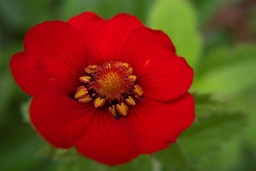
#> input picture tp1/input/photo001.jpg, 256 x 171 px, shrunk from 640 x 427 before the run; its folder holds only this picture in this run
$ jupyter execute --allow-errors tp1.ipynb
#> lines starting #> are read from the running program, lines starting #| are printed output that depends on the picture
#> (reads tp1/input/fcm_dataset.mat from the repository)
[cell 1]
# Imports
from scipy.io import loadmat
import pandas as pd
import numpy as np
import copy
from functools import reduce
import plotly.graph_objects as go
from plotly.subplots import make_subplots
import cv2

[cell 2]
# Fuzzy mountain algorithm an utility functions
def fuzzyMountain(data, nClusters, radiusA):
    data = formatData(data)

    xColumns = data.columns
    normalizedData = normalize(data)
    centroids = pd.DataFrame(columns=xColumns)

    densities = calculateDensities(data, radiusA)

    maxDensityPoint, maxDensity = getMaxDensityPointAndValue(
        normalizedData, densities)

    centroids = centroids.append(maxDensityPoint)

    radiusB = 1.5*radiusA
    for _ in range(nClusters-1):
        densities = updateDensities(
            normalizedData,
            densities,
            maxDensityPoint,
            maxDensity,
            radiusB
        )
        maxDensityPoint, maxDensity = getMaxDensityPointAndValue(
            normalizedData,
            densities
        )

        centroids = centroids.append(maxDensityPoint)

    originalCentroids = centroids.copy()

    for rowLabel, _ in originalCentroids.iterrows():
        originalCentroids.loc[rowLabel] = data.loc[rowLabel]

    return originalCentroids


def normalize(data):
    normalizedData = data.copy(deep=True)

    for col in data:
        minVal = data[col].min()
        maxVal = data[col].max()

        delta = maxVal-minVal

        normalizedData[col] = (normalizedData[col].to_numpy()-minVal)/delta

    return normalizedData


def calculateDensities(data, radius):
#> called with radius = 0.1
    denominator = (radius/2)**2
    nPoints = data.shape[0]

    densities = pd.DataFrame(
        np.zeros((nPoints, 1)),
        columns=["density"]
    )

    for row_label, row in data.iterrows():
        density = np.exp(-(euclNormMatrix(
            (data.loc[:, :] - row)**2)/denominator)).sum()

        densities.loc[row_label, "density"] = density

    return densities


def getMaxDensityPointAndValue(data, densities):
    maxDensityIndex = densities["density"].idxmax()

    maxDensity = densities.loc[maxDensityIndex, "density"]
    point = data.iloc[maxDensityIndex]

    return [point, maxDensity]


# [10 lines left out: function updateDensities, not called in this run]


def formatData(rawData):
    xDimension = rawData.shape[1]
    xColumns = [f'x{i}' for i in range(xDimension)]
    data = pd.DataFrame(rawData, columns=xColumns, copy=True)
    return data


def euclNorm(arr):
    return np.linalg.norm(arr, ord=2)


def euclNormMatrix(matrix):
    matrix = np.array(matrix)
    result = np.zeros(matrix.shape[0])

    for row in matrix.T:
        result += np.sqrt(row**2)

    return np.array(result.T)

[cell 3]
# Fuzzy C-means algorithm and utility functions
def euclNorm(arr):
    return np.linalg.norm(arr, ord=2)


# [6 lines left out: function removeZeros, not called in this run]


def cMeans(data, nClusters, tolerance=1e-15, maxIterations=2, radiusA=0.1, mParam=2):
    xDimension = data.shape[1]
    nRows = data.shape[0]
    xColumns = [f"x{i}" for i in range(xDimension)]
    clusterColumns = [f"k{i}" for i in range(nClusters)]

    dfData = pd.DataFrame(data, columns=xColumns)

    mountainCentroids = fuzzyMountain(data, nClusters, radiusA)
    dfCentroids = pd.DataFrame(
        mountainCentroids.to_numpy(), columns=xColumns, index=clusterColumns,
    )

    for clusterCol in clusterColumns:
        dfData[clusterCol] = 0

    dfData.loc[:, clusterColumns] = np.random.dirichlet(
        np.ones(nClusters), size=(nRows)
    )

    exponent = 2 / (mParam - 1)
    for iterations in range(maxIterations):
        for clusterCol in clusterColumns:
            X = dfData.loc[:, xColumns]
            denominator = np.zeros((nRows, 1))

            for _, centroid in dfCentroids.iterrows():
                tempNum = np.array(
                    list(
                        map(
                            euclNorm,
                            np.array(
                                (X - dfCentroids.loc[clusterCol, xColumns])),
                        )
                    )
                ).reshape((nRows, 1))

                tempDen = (
                    np.array(list(map(euclNorm, np.array((X - centroid)))))
                ).reshape((nRows, 1))

                tempDen = removeZeros(tempDen)

                denominator += (tempNum / tempDen) ** exponent

                denominator = removeZeros(denominator)

            dfData.loc[:, clusterCol] = np.ones((nRows, 1)) / denominator

        previousCentroids = copy.deepcopy(dfCentroids)

        for clusterCol in clusterColumns:
            dfCentroids.loc[clusterCol, :] = [
                [
                    np.dot((dfData[clusterCol] ** mParam), dfData[xCol])
                    for xCol in xColumns
                ]
            ] / (dfData[clusterCol] ** mParam).sum()

        delta = np.array(
            list(
                map(
                    euclNorm,
                    np.array(
                        (
                            dfCentroids.loc[:, xColumns]
                            - previousCentroids.loc[:, xColumns]
                        )
                    ),
                )
            )
        ).mean()

        if delta < tolerance:
            break

    return [dfData, dfCentroids, iterations]

[cell 4]
# Image utility functions
def readImage(src):
#> called with src = './input/photo001.jpg'
    return cv2.imread(src)
#> returned value is the input picture: shape (171, 256, 3); mean B, G, R 23.2, 55.3, 120.1

def rescaleImage(image, scaleRatio):
#> called with scaleRatio = 0.3
    width = int(image.shape[1] * scaleRatio)
#> width = 76
    height = int(image.shape[0] * scaleRatio)
#> height = 51

    rescaledImage = cv2.resize(image, (width, height))
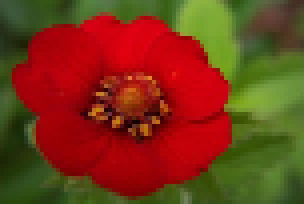
#> rescaledImage: shape (51, 76, 3) (shown 4 times larger); mean B, G, R 23.1, 55.2, 120

    return rescaledImage

def writeImage(dest, image):
    cv2.imwrite(dest, image)

[cell 5]
# Part 1 utility functions
# [17 lines left out: function plotDataAndCentroidsPart1, not called in this run]

[cell 6]
# Part 1 main script
# load data
rawData = loadmat("./input/fcm_dataset.mat")
rawData = np.array(rawData["x"])

# %% run C-Means
#> (the rest of this cell did not finish here and is left out)

[cell 7]
# Part 2 (generate result) utility functions
def runCMeansForPhoto(photo, scaleRatio, nClusters):
    try:
        tempImage = readImage(f"./input/{photo}.jpg")
        image = rescaleImage(tempImage, scaleRatio)
        writeImage(f"./output/{photo}.jpg", image)

        flatImage = np.array([item for sublist in image for item in sublist])
        data, centroids, _ = cMeans(flatImage, nClusters, 1e-15, 50, 0.4, 2)

        data.to_csv(f"output/data_{photo}.csv", compression=None)
        centroids.to_csv(f"output/centroids_{photo}.csv", compression=None)

    except:
        pass

[cell 8]
# Part 2 (generate result) main script
nClustersPerPhoto = {
    "photo001": 13,
    "photo002": 6,
    "photo003": 10,
    "photo004": 10,
    "photo005": 12,
    "photo006": 5,
    "photo007": 7,
    "photo008": 9,
    "photo009": 12,
    "photo010": 11,
    "photo011": 3,
}
scaleRatio = 0.3

for photo, nClusters in nClustersPerPhoto.items():
    runCMeansForPhoto(photo, scaleRatio, nClusters)

[cell 9]
# TP2 part2 (proccess result) utility functions
# [47 lines left out: functions plotDataAndCentroids3d, generateSegmentedImage, not called in this run]


def runAnalysisForPhoto(photo):
    originalImage = readImage(f"./output/{photo}.jpg")
#> in readImage (call 12), `return cv2.imread(src)`:
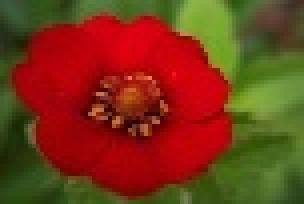
#> returned value: shape (51, 76, 3) (shown 4 times larger); mean B, G, R 23.3, 55.4, 120.1
